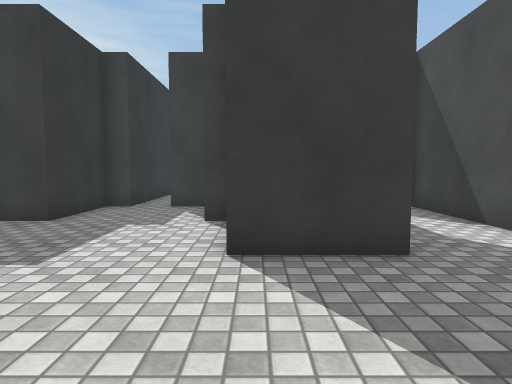
View 1 (above)

21 first-person views from a walk through a Unity game level. The camera is 1.2 m above the floor, tilts 4° down and sees 75° across. The floor is counted in squares, 1 m on a side. Each view is taken from the middle of a square. On the plan, view 1 faces up. The plan holds only what a view shows up to about 14 squares ahead; the rest is blank. The place goes on beyond the plan. The player character is not drawn. Surface patterns are stand-ins for the level's own textures.

View 2
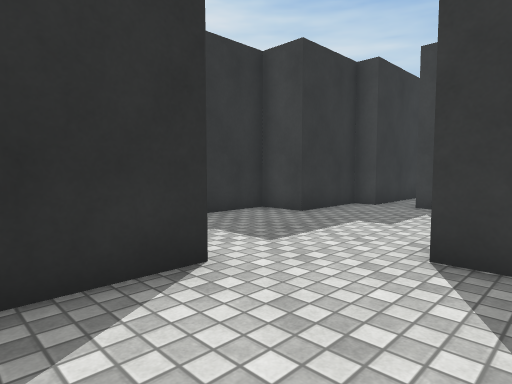

View 3
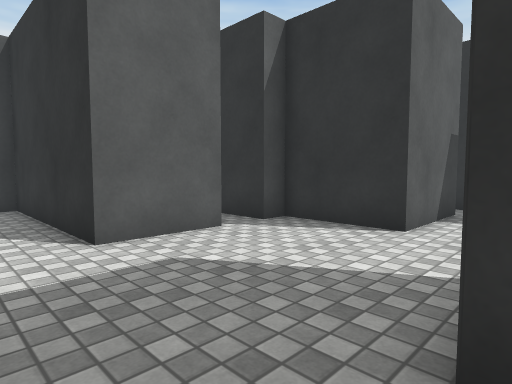

View 4
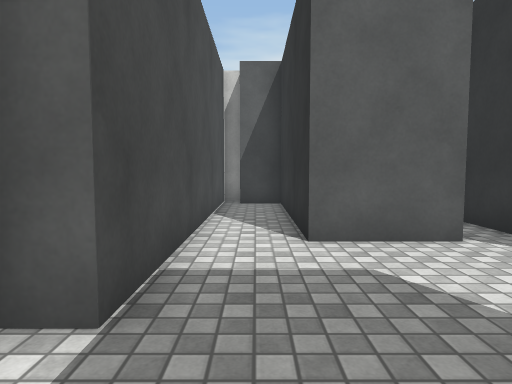

View 5
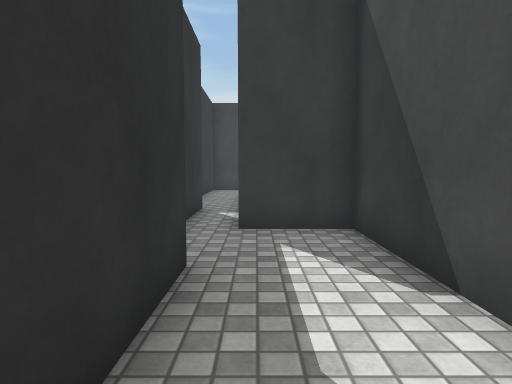

View 6
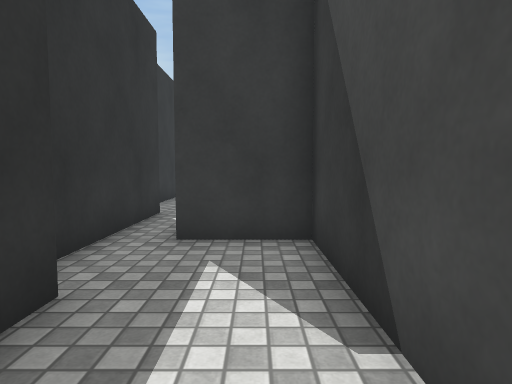

View 7
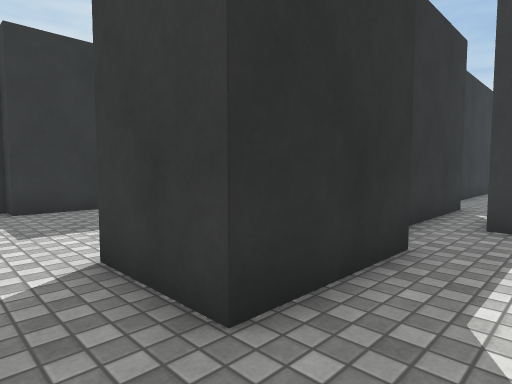

View 8
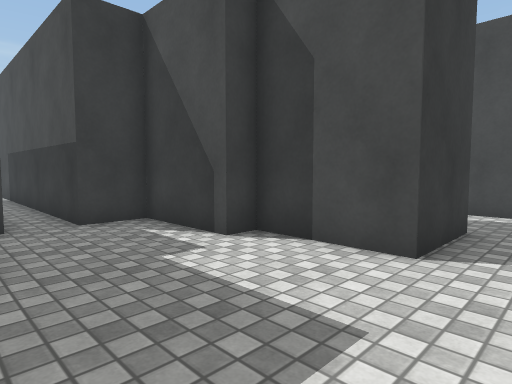

View 9
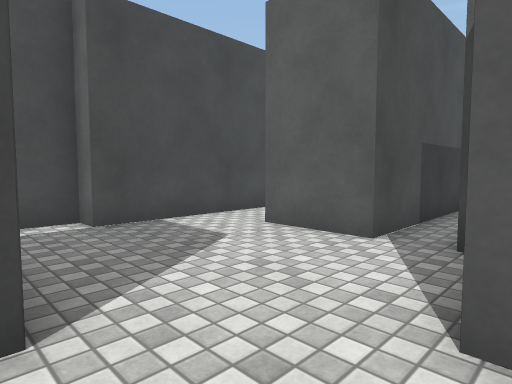

View 10
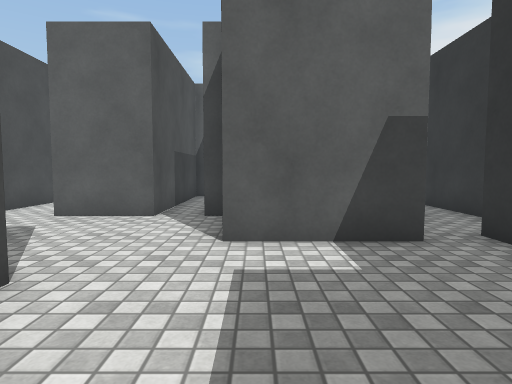

View 11
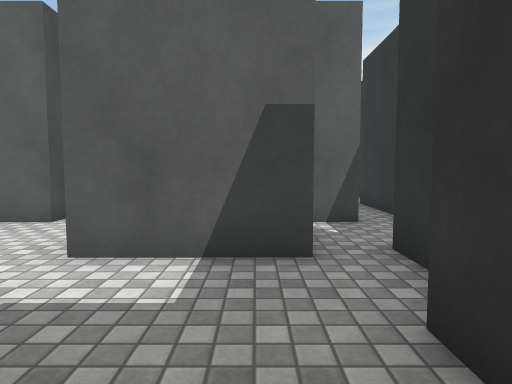

View 12
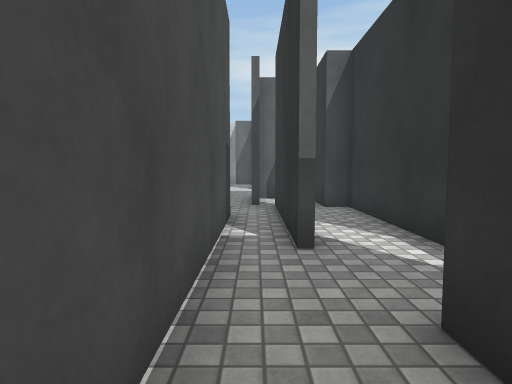

View 13
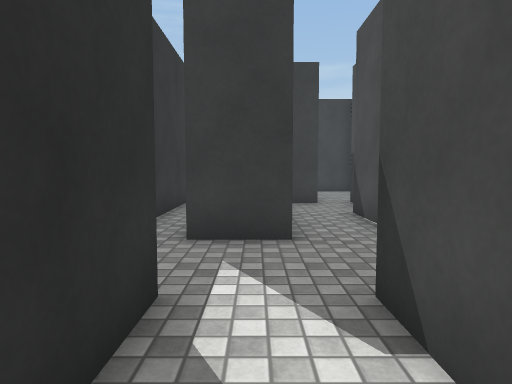

View 14
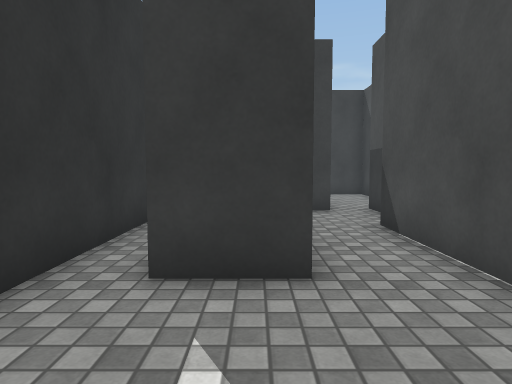

View 15
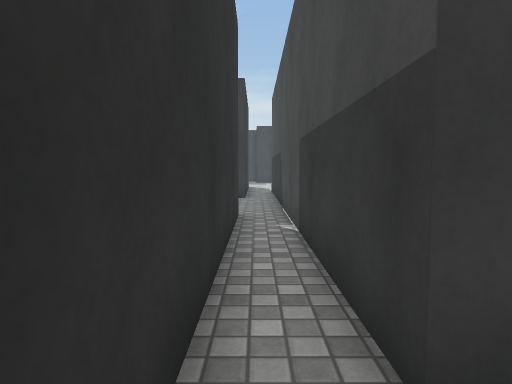

View 16
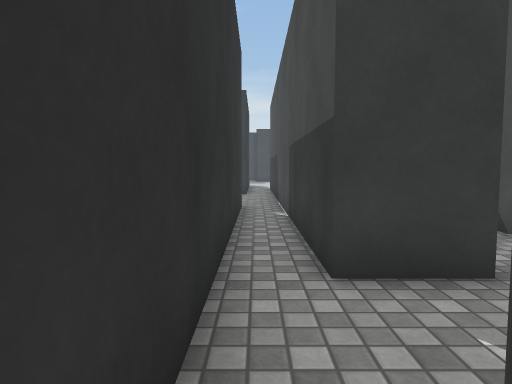

View 17
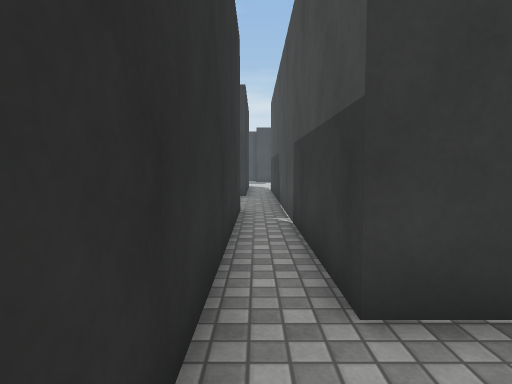

View 18
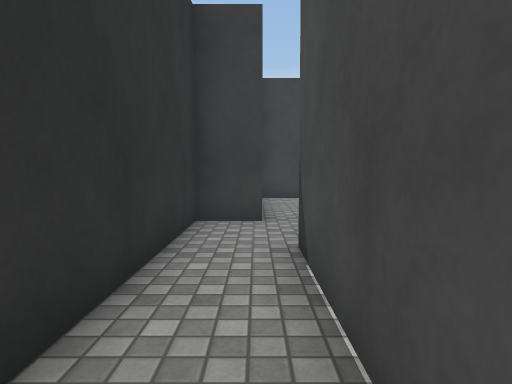

View 19
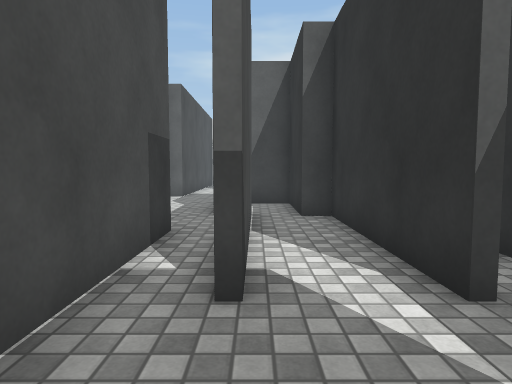

View 20
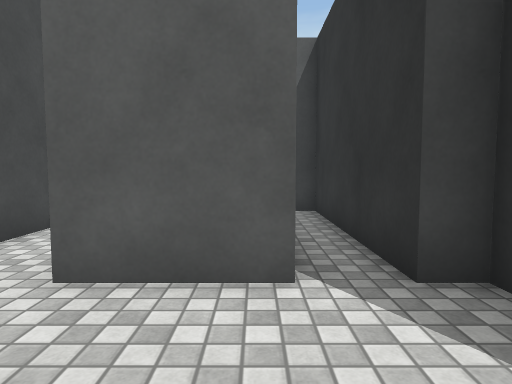

View 21
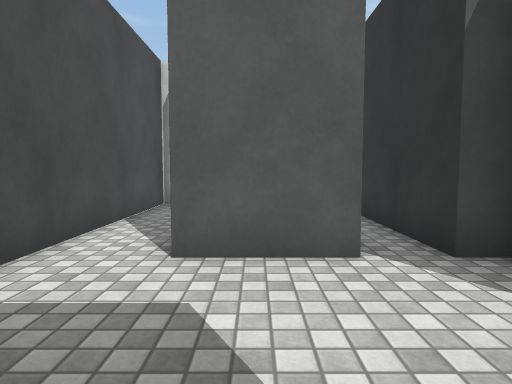

### Floor plan
Points are (right, up) in squares from view 1. A wall is a line through its corners. A room is listed if a view was taken in it or the views show most of it. See-through windows are left out.
Room 1 (views 1, 2, 3, 4, 5, 6, 7, 8, 9, 10, 11, 20, 21)
walls: (2.1, 8.1) (2.1, 4.6) (-0.4, 4.6) (-0.4, 7.6) (-1.2, 7.6) (-1.2, 10.6) (-2.7, 10.6); (-5.9, 2.6) (-2.4, 2.6) (-2.4, -0.4) (-1.7, -0.4) (-1.7, -6.4) (-1.1, -6.4); (-4, 10.6) (-4.7, 10.6) (-4.7, 7.6) (-6.3, 7.6) (-6.3, 4.6) (-7, 4.6) (-7, 2); (-0.4, -6.1) (-0.4, -0.4) (2.1, -0.4) (2.1, -6.4) (3.5, -6.4); (1.4, 14.1) (1.4, 8); (4.2, -7.5) (4.2, 2.6) (4.9, 2.6) (4.9, 10.6) (2.7, 10.6) (2.7, 14.5)
ways out: opening at (2, 14) to room 2
Room 2 (views 12, 13, 14, 18, 19)
walls: (2.7, 14.5) (2.7, 20.1); (-0.9, 14.1) (-0.9, 8.6) (-0.2, 8.6); (3.4, 22) (3.4, 23.1); (2.2, 22.6) (0.6, 22.6) (0.6, 16.6) (-1.2, 16.6); (1.1, 8.5) (1.1, 14.1)
ways out: opening at (2, 14) to room 1; opening at (-1, 15.5) to room 3; gap at (4, 23)
Room 3 (views 15, 16, 17)
walls: (-1.2, 16.6) (-1.2, 23.5); (-2.4, 23.5) (-2.4, 12.2)
ways out: opening at (-1, 15.5) to room 2

Positions as (right, up) in squares from view 1, and headings:
1: (0, 0), facing up
2: (1, 0), facing up-left
3: (4, 5), facing down-left
4: (3, 5), facing down
5: (3, 4), facing up
6: (4, 5), facing up
7: (4, 3), facing up-left
8: (-5, 3), facing up-right
9: (-3, 5), facing down-right
10: (-3, 8), facing down
11: (-5, 7), facing down
12: (2, 19), facing down
13: (0, 11), facing up
14: (0, 13), facing up
15: (-2, 15), facing up
16: (-2, 13), facing up
17: (-2, 14), facing up
18: (2, 15), facing up
19: (1, 17), facing down
20: (0, 3), facing down
21: (1, 4), facing down
